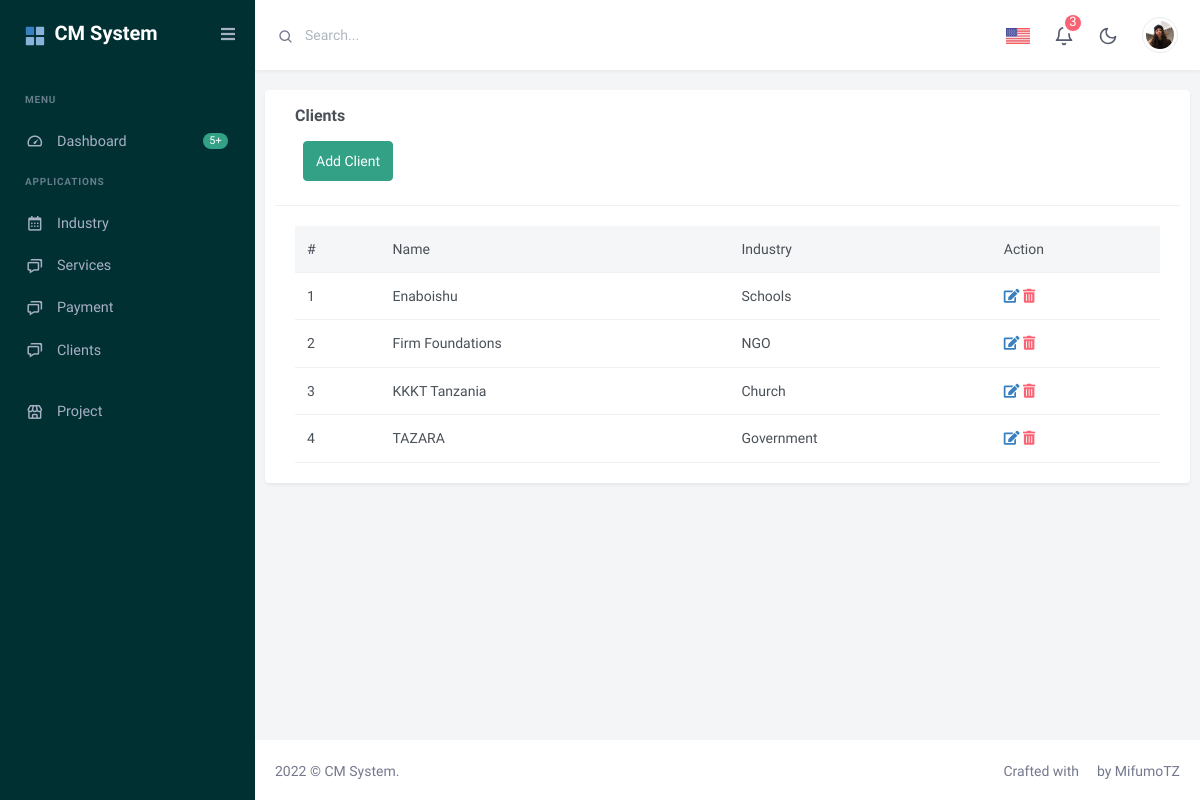
/clients/, run on the app's committed database.
### client/models.py (models this page shows, shortened)
class Client(models.Model):
    name= models.CharField(max_length=150, null=True)
    industry = models.ForeignKey(Industry, on_delete=models.CASCADE)

class Industry(models.Model):
   name = models.CharField(max_length = 150 , null=True)
   def __str__(self):
       return self.name

### client/views.py (the view)
# urls.py: path('clients/',DisplayAllClient.as_view(), name='clients'),
class DisplayAllClient(ListView):
    model=Client
    template_name='client/all_clients.html'
    def get_context_data(self, **kwargs):
        context = super(DisplayAllClient, self).get_context_data(**kwargs)
        context['clients']=Client.objects.all()
        return context

### client/templates/client/all_clients.html
{% extends 'base.html' %}
{% block content %}
<div class="row">
    <div class="card">
    <div class="col-lg-12">
            <div class="card-header">
                <h4 class="card-title">Clients</h4>
                <a class="btn btn-success pull-right m-2 pull-left"  href=" {% url 'createclient' %}">Add Client</a></div>
            </div>
            <div class="card-body">
                <div class="table-responsive">
                    <table class="table mb-0">
                        <thead class="table-light">
                            <tr>
                                <th>#</th>
                                <th>Name</th>
                                <th>Industry</th>
                                <th>Action</th>
                            </tr>
                        </thead>
                        <tbody>
                            {% for client in clients %}
                            <tr>
                                <td>{{forloop.counter}}</td>
                                <td>{{client.name}}</td>
                                <td>{{client.industry}}</td>
                               <td>
                                    <a href="{% url 'clientupdate' client.id %}" ><i class="fas fa-edit"></i></a>
                                    <a href=" {% url 'clientdelete' client.id %}""><i class="fas fa-trash-alt"></i></a>
                                </td>
                            </tr>
                            {% endfor %}
                        </tbody>
                    </table>
                </div>
            </div>
        </div>
    </div>
</div>
{% endblock content %}

### client/templates/base.html (style rules this page uses)
i.fas.fa-trash-alt { color:#fa6374 !important; }

### data on the page
Client: name "Enaboishu", industry "Schools"
Client: name "Firm Foundations", industry "NGO"
Client: name "KKKT Tanzania", industry "Church"
Client: name "TAZARA", industry "Government"
